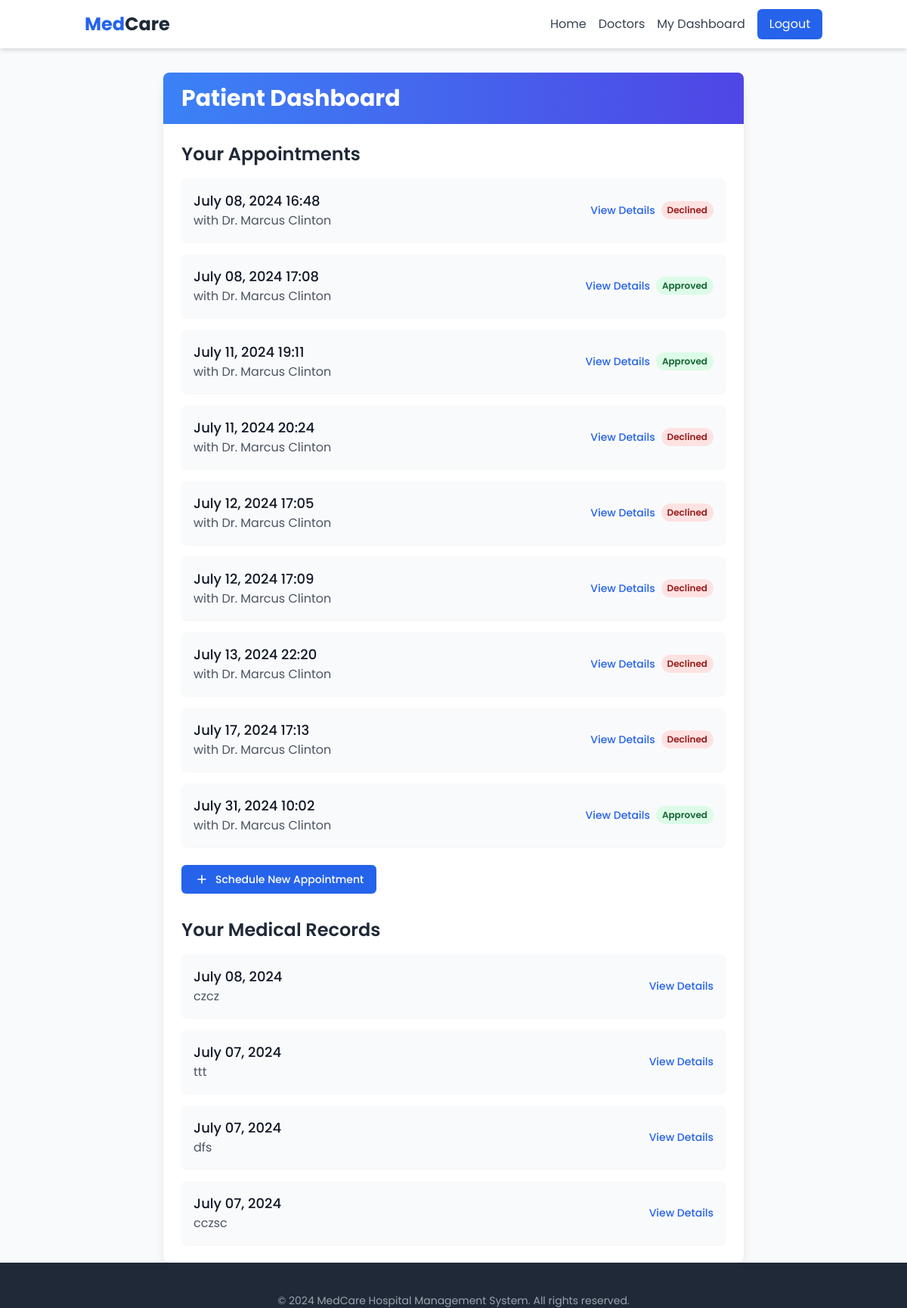
The page /patient/dashboard/ (signed in) on the database its author committed.
### hms/models.py (models this page shows, shortened)
class Appointment(models.Model):
    PENDING = 'P'
    APPROVED = 'A'
    DECLINED = 'D'
    STATUS_CHOICES = [
        (PENDING, 'Pending'),
        (APPROVED, 'Approved'),
        (DECLINED, 'Declined'),
    ]
    patient = models.ForeignKey(Patient, on_delete=models.CASCADE)
    doctor = models.ForeignKey(Doctor, on_delete=models.CASCADE)
    date_time = models.DateTimeField()
    reason = models.TextField()
    status = models.CharField(max_length=1, choices=STATUS_CHOICES, default=PENDING)

class Doctor(models.Model):
    user = models.OneToOneField(User, on_delete=models.CASCADE)
    specialty = models.CharField(max_length=100, blank=True, null=True)
    license_number = models.CharField(max_length=50)

class MedicalRecord(models.Model):
    patient = models.ForeignKey(Patient, on_delete=models.CASCADE)
    doctor = models.ForeignKey(Doctor, on_delete=models.CASCADE)
    date = models.DateField(default=timezone.now)
    diagnosis = models.TextField()
    prescription = models.TextField()

### hms/views.py (the view)
# urls.py: path('patient/dashboard/',views.PatientDashboardView.as_view(),name='patient_dashboard'),
@method_decorator(login_required, name='dispatch')
class PatientDashboardView(ListView):
    template_name = 'hms/patient_dashboard.html'
    context_object_name = 'appointments'
    def dispatch(self, request, *args, **kwargs):
        if not hasattr(request.user, 'patient'):
            return redirect('user_redirect')
        return super().dispatch(request, *args, **kwargs)
    def get_queryset(self):
        return Appointment.objects.filter(patient=self.request.user.patient).order_by('date_time')
    def get_context_data(self, **kwargs):
        context = super().get_context_data(**kwargs)
        context['medical_records'] = MedicalRecord.objects.filter(patient=self.request.user.patient).order_by('-date')
        return context

### templates/hms/patient_dashboard.html
{% extends 'hms/base.html' %}
{% block content %}
<div class="max-w-3xl mx-auto mt-8">
    <div class="bg-white shadow-lg rounded-lg overflow-hidden">
        <div class="px-6 py-4 bg-gradient-to-r from-blue-500 to-indigo-600">
            <h2 class="text-3xl font-bold text-white">Patient Dashboard</h2>
        </div>
        <div class="p-6">
            <div class="mb-8">
                <h3 class="text-2xl font-semibold text-gray-800 mb-4">Your Appointments</h3>
                <ul class="space-y-4">
                {% for appointment in appointments %}
                    <li class="bg-gray-50 rounded-lg p-4 shadow-sm transition duration-300 ease-in-out hover:shadow-md">
                        <div class="flex justify-between items-center">
                            <div>
                                <p class="text-lg font-medium text-gray-900">{{ appointment.date_time|date:"F d, Y H:i" }}</p>
                                <p class="text-gray-600">with Dr. {{ appointment.doctor.user.get_full_name }}</p>
                            </div>
                            <div class="flex items-center space-x-2">
                                <a href="{% url 'appointment_detail' appointment.pk %}" class="text-sm font-medium text-blue-600 hover:text-blue-800">View Details</a>
                                <span class="px-2 py-1 text-xs font-semibold rounded-full
                                    {% if appointment.status == 'P' %}
                                        bg-yellow-100 text-yellow-800
                                    {% elif appointment.status == 'A' %}
                                        bg-green-100 text-green-800
                                    {% else %}
                                        bg-red-100 text-red-800
                                    {% endif %}
                                ">
                                    {% if appointment.status == 'P' %}
                                        Pending
                                    {% elif appointment.status == 'A' %}
                                        Approved
                                    {% else %}
                                        Declined
                                    {% endif %}
                                </span>
                            </div>
                        </div>
                    </li>
                {% empty %}
                    <li class="text-center text-gray-500 py-4">No upcoming appointments.</li>
                {% endfor %}
                </ul>
                <div class="mt-6">
                    <a href="{% url 'create_appointment' %}" class="inline-flex items-center px-4 py-2 border border-transparent text-sm font-medium rounded-md text-white bg-blue-600 hover:bg-blue-700 focus:outline-none focus:ring-2 focus:ring-offset-2 focus:ring-blue-500 transition duration-150 ease-in-out">
                        <svg class="w-5 h-5 mr-2" fill="none" stroke="currentColor" viewBox="0 0 24 24" xmlns="http://www.w3.org/2000/svg"><path stroke-linecap="round" stroke-linejoin="round" stroke-width="2" d="M12 6v6m0 0v6m0-6h6m-6 0H6"></path></svg>
                        Schedule New Appointment
                    </a>
                </div>
            </div>
            <div>
                <h3 class="text-2xl font-semibold text-gray-800 mb-4">Your Medical Records</h3>
                <ul class="space-y-4">
                {% for record in medical_records %}
                    <li class="bg-gray-50 rounded-lg p-4 shadow-sm transition duration-300 ease-in-out hover:shadow-md">
                        <div class="flex justify-between items-center">
                            <div>
                                <p class="text-lg font-medium text-gray-900">{{ record.date|date:"F d, Y" }}</p>
                                <p class="text-gray-600">{{ record.diagnosis }}</p>
                            </div>
                            <a href="{% url 'medical_record_detail' record.pk %}" class="text-sm font-medium text-blue-600 hover:text-blue-800">View Details</a>
                        </div>
                    </li>
                {% empty %}
                    <li class="text-center text-gray-500 py-4">No medical records found.</li>
                {% endfor %}
                </ul>
            </div>
        </div>
    </div>
</div>
{% endblock %}

### templates/hms/base.html (shortened to what this page needs)
<!DOCTYPE html>
<html lang="en">
<head>
    <script src="https://cdn.tailwindcss.com"></script>
</head>
<body class="bg-gray-50 min-h-screen flex flex-col">
    <header class="bg-white shadow-md" x-data="{ isOpen: false }">
        <nav class="container mx-auto px-6 py-3">
            <div class="flex justify-between items-center">
                <div class="flex items-center">
                    <a href="{% url 'home' %}" class="text-2xl font-bold text-gray-800">
                        <span class="text-blue-600">Med</span>Care
                    </a>
                </div>
                <div class="hidden md:flex items-center space-x-4">
                    <a href="{% url 'home' %}" class="text-gray-700 hover:text-blue-600 transition">Home</a>
                    <a href="{% url 'doctor_list' %}" class="text-gray-700 hover:text-blue-600 transition">Doctors</a>
                    {% if user.is_authenticated %}
                        {% if user.is_staff %}
                            <a href="{% url 'admin:index' %}" class="text-gray-700 hover:text-blue-600 transition">Admin</a>
                        {% elif user.patient %}
                            <a href="{% url 'patient_dashboard' %}" class="text-gray-700 hover:text-blue-600 transition">My Dashboard</a>
                        {% elif user.doctor %}
                            <a href="{% url 'doctor_dashboard' %}" class="text-gray-700 hover:text-blue-600 transition">Doctor Portal</a>
                        {% endif %}
                        <form action="{% url 'logout' %}" method="post" class="inline">
                            <button type="submit" class="bg-blue-600 text-white px-4 py-2 rounded-md hover:bg-blue-700 transition">Logout</button>
                        </form>
                    {% else %}
                        <a href="{% url 'login' %}" class="text-gray-700 hover:text-blue-600 transition">Login</a>
                        <a href="{% url 'register_patient' %}" class="bg-blue-600 text-white px-4 py-2 rounded-md hover:bg-blue-700 transition">Register</a>
                    {% endif %}
                </div>
            </div>
        </nav>
    </header>
    <main class="flex-grow">
        {% block content %}
        {% endblock %}
    </main>
    <footer class="bg-gray-800 text-white mt-auto">
            <div class=" mt-5 pt-5 text-sm text-gray-400 text-center">
                <p>&copy; 2024 MedCare Hospital Management System. All rights reserved.</p>
            </div>
    </footer>
</body>
</html>

### templates/hms/base.html (style rules this page uses)
body { font-family: 'Poppins', sans-serif; }

### rows shown on the page
Appointment: date_time "July 08, 2024 16:48", doctor.user.get_full_name "Marcus Clinton", status "Declined"
Appointment: date_time "July 08, 2024 17:08", doctor.user.get_full_name "Marcus Clinton", status "Approved"
Appointment: date_time "July 11, 2024 19:11", doctor.user.get_full_name "Marcus Clinton", status "Approved"
Appointment: date_time "July 11, 2024 20:24", doctor.user.get_full_name "Marcus Clinton", status "Declined"
Appointment: date_time "July 12, 2024 17:05", doctor.user.get_full_name "Marcus Clinton", status "Declined"
Appointment: date_time "July 12, 2024 17:09", doctor.user.get_full_name "Marcus Clinton", status "Declined"
Appointment: date_time "July 13, 2024 22:20", doctor.user.get_full_name "Marcus Clinton", status "Declined"
Appointment: date_time "July 17, 2024 17:13", doctor.user.get_full_name "Marcus Clinton", status "Declined"
Appointment: date_time "July 31, 2024 10:02", doctor.user.get_full_name "Marcus Clinton", status "Approved"
MedicalRecord: date "July 08, 2024", diagnosis "czcz"
MedicalRecord: date "July 07, 2024", diagnosis "ttt"
MedicalRecord: date "July 07, 2024", diagnosis "dfs"
MedicalRecord: date "July 07, 2024", diagnosis "cczsc"
